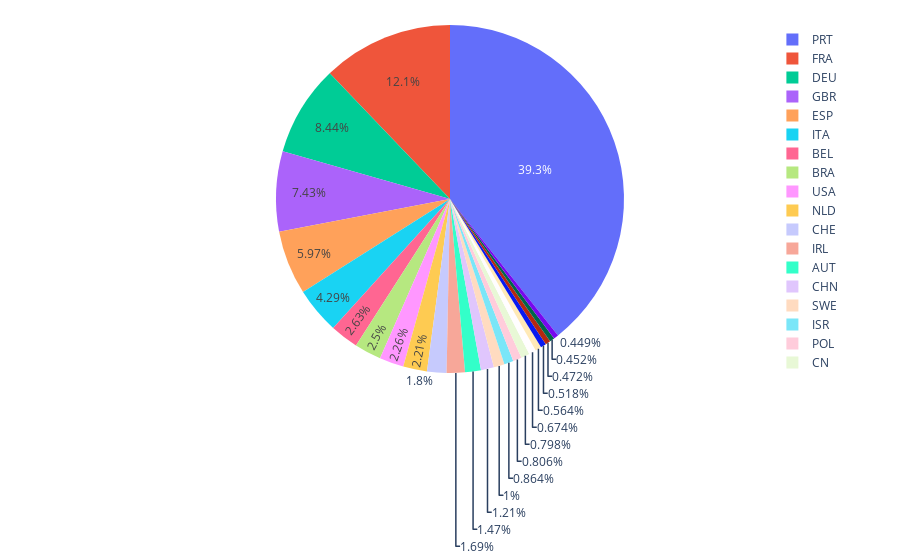

The notebook cell this image was saved under:
### Code cell
city_countries.loc[city_countries['no. of bookings'] < 300] = 'Other Countries' # only countries with bookings over 300
fig = px.pie(city_countries, values='no. of bookings', names='country', height=550)
fig.update_layout(margin=dict(l=0, r=0, t=25, b=25))
fig.show()

### Figure 1 — Plotly figure (JSON) as saved in the notebook; plotly's stock layout.template omitted (floating-point values rounded to 4 significant figures; data arrays with more than 128 entries replaced by an {"elided": "..."} marker saying what was removed)
{"data": [{"domain": {"x": [0, 1], "y": [0, 1]}, "hovertemplate": "country=%{label}<br>no. of bookings=%{value}<extra></extra>", "labels": {"elided": "166 str values"}, "legendgroup": "", "name": "", "showlegend": true, "type": "pie", "values": {"elided": "166 mixed values"}}], "layout": {"autosize": true, "legend": {"tracegroupgap": 0}, "margin": {"b": 25, "l": 0, "r": 0, "t": 25}}}
